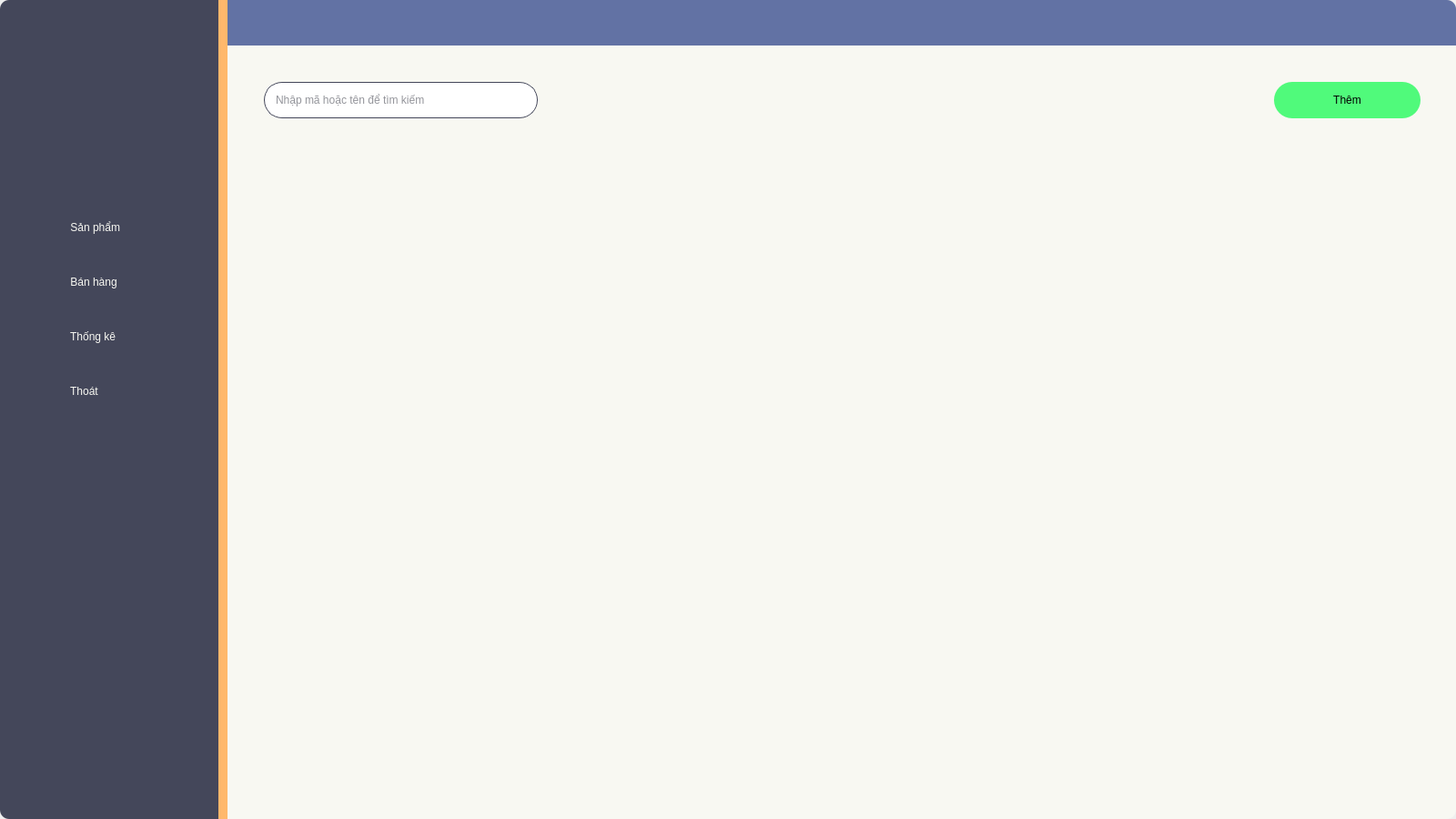
<?xml version="1.0" encoding="UTF-8"?>
<ui version="4.0">
 <class>Program</class>
 <widget class="QWidget" name="Program">
  <property name="geometry">
   <rect>
    <x>0</x>
    <y>0</y>
    <width>1600</width>
    <height>900</height>
   </rect>
  </property>
  <property name="maximumSize">
   <size>
    <width>1600</width>
    <height>900</height>
   </size>
  </property>
  <property name="font">
   <font>
    <pointsize>9</pointsize>
   </font>
  </property>
  <property name="cursor">
   <cursorShape>ArrowCursor</cursorShape>
  </property>
  <property name="focusPolicy">
   <enum>Qt::ClickFocus</enum>
  </property>
  <property name="windowTitle">
   <string>Form</string>
  </property>
  <property name="layoutDirection">
   <enum>Qt::LeftToRight</enum>
  </property>
  <property name="styleSheet">
   <string notr="true">QWidget#QWProgram{
background-color: rgb(248, 248, 242);
border-radius: 10px;
}
QLabel{
font: 12pt &quot;MS Shell Dlg 2&quot;;
color: rgb(40, 42, 48);
}
QStackedWidget{
border-bottom-right-radius: 10px;
}
QFrame#QFMenu{
background-color: rgb(68, 71, 90);
border-right: 10px solid rgb(255, 184, 108);
border-top-left-radius: 10px;
border-bottom-left-radius: 10px;
}
QLabel#QLTitle{
background-color: rgb(98, 114, 164);
border-top-right-radius: 10px;
color: rgb(242, 242, 248);
font: 12pt &quot;MS Shell Dlg 2&quot;;
text-align: center;
}
QPushButton#QPBProduct, #QPBSell, #QPBStatistics, #QPBExit{
color: rgb(248, 248, 242);
background-color: rgba(0, 0, 0, 0);
height: 60px;
width: 170px;
font: 12pt &quot;MS Shell Dlg 2&quot;;
text-align: left;
padding-left: 15px;
border-top-left-radius: 30px;
border-bottom-left-radius: 30px;
}
QPushButton#QPBProduct:hover, #QPBSell:hover, 
#QPBStatistics:hover, #QPBExit:hover{
font: 13pt &quot;MS Shell Dlg 2&quot;;
}
QLineEdit{
background-color: rgb(255, 255, 255);
border: 1px solid rgb(68, 71, 90);
border-radius: 5px;
height: 30px;
color: rgb(40, 42, 54);
font: 12pt &quot;MS Shell Dlg 2&quot;;
}
QTableWidget{
border: none;
background-color: rgba(255, 255, 255, 0);
}
QTableWidget::item{
background-color: rgb(255, 255, 255);
font: 12pt &quot;MS Shell Dlg 2&quot;;
border-bottom: 1px solid rgb(68, 71, 90);
border-left: 1px solid rgb(68, 71, 90);
color: rgb(40, 42, 48);
padding-left: 5px;
}
QTableWidget QHeaderView::section{
background-color: rgb(68, 71, 90);
border: none;
color: rgb(248, 248, 242);
font: 12pt &quot;MS Shell Dlg 2&quot;;
padding: 5px;
}
QTableWidget::item:selected {
background: rgba(40, 42, 54, 50);
}
QScrollBar:vertical {
border: 2px solid rgb(68, 71, 90);
background: rgb(98, 114, 164);
width: 10px;
margin: 42px 0 42px 0;
}
QScrollBar::handle:vertical {
background: white;
min-height: 20px;
border-radius: 3px;
}
QScrollBar::add-line:vertical {
border: 2px solid rgb(68, 71, 90);
background: rgb(98, 114, 164);
height: 40px;
subcontrol-position: bottom;
subcontrol-origin: margin;
}

QScrollBar::sub-line:vertical {
border: 2px solid rgb(68, 71, 90);
background: rgb(98, 114, 164);
height: 40px;
subcontrol-position: top;
subcontrol-origin: margin;
}
QScrollBar::up-arrow:vertical, QScrollBar::down-arrow:vertical {
none;
}
QScrollBar::add-page:vertical, QScrollBar::sub-page:vertical {
background: none;
}</string>
  </property>
  <widget class="QWidget" name="QWProgram" native="true">
   <property name="geometry">
    <rect>
     <x>0</x>
     <y>0</y>
     <width>1600</width>
     <height>900</height>
    </rect>
   </property>
   <widget class="QFrame" name="QFMenu">
    <property name="geometry">
     <rect>
      <x>0</x>
      <y>0</y>
      <width>250</width>
      <height>900</height>
     </rect>
    </property>
    <property name="font">
     <font>
      <stylestrategy>PreferDefault</stylestrategy>
     </font>
    </property>
    <property name="frameShape">
     <enum>QFrame::StyledPanel</enum>
    </property>
    <property name="frameShadow">
     <enum>QFrame::Raised</enum>
    </property>
    <property name="lineWidth">
     <number>0</number>
    </property>
    <widget class="QWidget" name="verticalLayoutWidget">
     <property name="geometry">
      <rect>
       <x>59</x>
       <y>220</y>
       <width>201</width>
       <height>242</height>
      </rect>
     </property>
     <layout class="QVBoxLayout" name="QVBLMenu">
      <property name="spacing">
       <number>0</number>
      </property>
      <item>
       <widget class="QPushButton" name="QPBProduct">
        <property name="layoutDirection">
         <enum>Qt::LeftToRight</enum>
        </property>
        <property name="autoFillBackground">
         <bool>false</bool>
        </property>
        <property name="text">
         <string> Sản phẩm</string>
        </property>
        <property name="icon">
         <iconset resource="src.qrc">
          <normaloff>:/newPrefix/icon/product.png</normaloff>:/newPrefix/icon/product.png</iconset>
        </property>
        <property name="iconSize">
         <size>
          <width>20</width>
          <height>20</height>
         </size>
        </property>
       </widget>
      </item>
      <item>
       <widget class="QPushButton" name="QPBSell">
        <property name="layoutDirection">
         <enum>Qt::LeftToRight</enum>
        </property>
        <property name="autoFillBackground">
         <bool>false</bool>
        </property>
        <property name="text">
         <string> Bán hàng</string>
        </property>
        <property name="icon">
         <iconset resource="src.qrc">
          <normaloff>:/newPrefix/icon/billing.png</normaloff>:/newPrefix/icon/billing.png</iconset>
        </property>
        <property name="iconSize">
         <size>
          <width>20</width>
          <height>20</height>
         </size>
        </property>
       </widget>
      </item>
      <item>
       <widget class="QPushButton" name="QPBStatistics">
        <property name="layoutDirection">
         <enum>Qt::LeftToRight</enum>
        </property>
        <property name="autoFillBackground">
         <bool>false</bool>
        </property>
        <property name="text">
         <string> Thống kê</string>
        </property>
        <property name="icon">
         <iconset resource="src.qrc">
          <normaloff>:/newPrefix/icon/statistics.png</normaloff>:/newPrefix/icon/statistics.png</iconset>
        </property>
        <property name="iconSize">
         <size>
          <width>20</width>
          <height>20</height>
         </size>
        </property>
       </widget>
      </item>
      <item>
       <widget class="QPushButton" name="QPBExit">
        <property name="layoutDirection">
         <enum>Qt::LeftToRight</enum>
        </property>
        <property name="autoFillBackground">
         <bool>false</bool>
        </property>
        <property name="text">
         <string> Thoát</string>
        </property>
        <property name="icon">
         <iconset resource="src.qrc">
          <normaloff>:/newPrefix/icon/logout.png</normaloff>:/newPrefix/icon/logout.png</iconset>
        </property>
        <property name="iconSize">
         <size>
          <width>20</width>
          <height>20</height>
         </size>
        </property>
       </widget>
      </item>
     </layout>
    </widget>
   </widget>
   <widget class="QLabel" name="QLTitle">
    <property name="geometry">
     <rect>
      <x>250</x>
      <y>0</y>
      <width>1350</width>
      <height>50</height>
     </rect>
    </property>
    <property name="text">
     <string>&lt;html&gt;&lt;head/&gt;&lt;body&gt;&lt;p&gt;&lt;br/&gt;&lt;/p&gt;&lt;/body&gt;&lt;/html&gt;</string>
    </property>
    <property name="alignment">
     <set>Qt::AlignCenter</set>
    </property>
   </widget>
   <widget class="QStackedWidget" name="QSW">
    <property name="geometry">
     <rect>
      <x>250</x>
      <y>50</y>
      <width>1350</width>
      <height>850</height>
     </rect>
    </property>
    <property name="lineWidth">
     <number>0</number>
    </property>
    <property name="midLineWidth">
     <number>0</number>
    </property>
    <property name="currentIndex">
     <number>0</number>
    </property>
    <widget class="QWidget" name="QWProduct">
     <widget class="QTableWidget" name="QTWProduct">
      <property name="geometry">
       <rect>
        <x>40</x>
        <y>100</y>
        <width>1271</width>
        <height>701</height>
       </rect>
      </property>
      <property name="font">
       <font>
        <family>MS Shell Dlg 2</family>
        <pointsize>11</pointsize>
        <weight>50</weight>
        <italic>false</italic>
        <bold>false</bold>
        <strikeout>false</strikeout>
       </font>
      </property>
      <property name="mouseTracking">
       <bool>false</bool>
      </property>
      <property name="tabletTracking">
       <bool>false</bool>
      </property>
      <property name="focusPolicy">
       <enum>Qt::StrongFocus</enum>
      </property>
      <property name="acceptDrops">
       <bool>false</bool>
      </property>
      <property name="autoFillBackground">
       <bool>false</bool>
      </property>
      <property name="frameShadow">
       <enum>QFrame::Sunken</enum>
      </property>
      <property name="verticalScrollBarPolicy">
       <enum>Qt::ScrollBarAsNeeded</enum>
      </property>
      <property name="horizontalScrollBarPolicy">
       <enum>Qt::ScrollBarAlwaysOff</enum>
      </property>
      <property name="editTriggers">
       <set>QAbstractItemView::NoEditTriggers</set>
      </property>
      <property name="dragEnabled">
       <bool>false</bool>
      </property>
      <property name="alternatingRowColors">
       <bool>false</bool>
      </property>
      <property name="selectionBehavior">
       <enum>QAbstractItemView::SelectRows</enum>
      </property>
      <property name="verticalScrollMode">
       <enum>QAbstractItemView::ScrollPerPixel</enum>
      </property>
      <property name="horizontalScrollMode">
       <enum>QAbstractItemView::ScrollPerPixel</enum>
      </property>
      <property name="showGrid">
       <bool>false</bool>
      </property>
      <property name="gridStyle">
       <enum>Qt::NoPen</enum>
      </property>
      <property name="sortingEnabled">
       <bool>false</bool>
      </property>
      <attribute name="horizontalHeaderVisible">
       <bool>false</bool>
      </attribute>
      <attribute name="horizontalHeaderCascadingSectionResizes">
       <bool>true</bool>
      </attribute>
      <attribute name="horizontalHeaderDefaultSectionSize">
       <number>100</number>
      </attribute>
      <attribute name="horizontalHeaderHighlightSections">
       <bool>true</bool>
      </attribute>
      <attribute name="horizontalHeaderMinimumSectionSize">
       <number>40</number>
      </attribute>
      <attribute name="horizontalHeaderShowSortIndicator" stdset="0">
       <bool>false</bool>
      </attribute>
      <attribute name="horizontalHeaderStretchLastSection">
       <bool>true</bool>
      </attribute>
      <attribute name="verticalHeaderVisible">
       <bool>false</bool>
      </attribute>
      <attribute name="verticalHeaderCascadingSectionResizes">
       <bool>false</bool>
      </attribute>
      <attribute name="verticalHeaderDefaultSectionSize">
       <number>40</number>
      </attribute>
      <attribute name="verticalHeaderHighlightSections">
       <bool>true</bool>
      </attribute>
      <attribute name="verticalHeaderMinimumSectionSize">
       <number>40</number>
      </attribute>
      <attribute name="verticalHeaderShowSortIndicator" stdset="0">
       <bool>false</bool>
      </attribute>
      <attribute name="verticalHeaderStretchLastSection">
       <bool>false</bool>
      </attribute>
      <column>
       <property name="text">
        <string>Ảnh</string>
       </property>
      </column>
      <column>
       <property name="text">
        <string>Mã sữa</string>
       </property>
      </column>
      <column>
       <property name="text">
        <string>Tên sữa</string>
       </property>
      </column>
      <column>
       <property name="text">
        <string>Tên công ty sản xuất</string>
       </property>
      </column>
      <column>
       <property name="text">
        <string>Quy cách hàng hóa</string>
       </property>
      </column>
      <column>
       <property name="text">
        <string>Đơn giá</string>
       </property>
      </column>
      <column>
       <property name="text">
        <string>Số lượng</string>
       </property>
      </column>
      <column>
       <property name="text">
        <string>Hành động</string>
       </property>
      </column>
     </widget>
     <widget class="QLineEdit" name="QLESearchProduct">
      <property name="geometry">
       <rect>
        <x>40</x>
        <y>40</y>
        <width>301</width>
        <height>40</height>
       </rect>
      </property>
      <property name="maximumSize">
       <size>
        <width>400</width>
        <height>16777215</height>
       </size>
      </property>
      <property name="layoutDirection">
       <enum>Qt::LeftToRight</enum>
      </property>
      <property name="styleSheet">
       <string notr="true">border-radius: 20px;
font: 12pt &quot;MS Shell Dlg 2&quot;;
padding-left: 10px;
padding-right: 10px;
</string>
      </property>
      <property name="placeholderText">
       <string>Nhập mã hoặc tên để tìm kiếm</string>
      </property>
     </widget>
     <widget class="QPushButton" name="QPBAddProduct">
      <property name="geometry">
       <rect>
        <x>1150</x>
        <y>40</y>
        <width>161</width>
        <height>40</height>
       </rect>
      </property>
      <property name="focusPolicy">
       <enum>Qt::TabFocus</enum>
      </property>
      <property name="styleSheet">
       <string notr="true">background-color: rgb(80, 250, 123);
height: 40px;
font: 12pt &quot;MS Shell Dlg 2&quot;;
border-radius: 20px;</string>
      </property>
      <property name="text">
       <string>Thêm</string>
      </property>
      <property name="icon">
       <iconset resource="src.qrc">
        <normaloff>:/newPrefix/icon/addproduct.png</normaloff>:/newPrefix/icon/addproduct.png</iconset>
      </property>
      <property name="iconSize">
       <size>
        <width>25</width>
        <height>25</height>
       </size>
      </property>
     </widget>
    </widget>
    <widget class="QWidget" name="QWSell">
     <widget class="QTableWidget" name="QTWProductToOrder">
      <property name="geometry">
       <rect>
        <x>70</x>
        <y>150</y>
        <width>1211</width>
        <height>651</height>
       </rect>
      </property>
      <property name="font">
       <font>
        <family>MS Shell Dlg 2</family>
        <pointsize>11</pointsize>
        <weight>50</weight>
        <italic>false</italic>
        <bold>false</bold>
        <strikeout>false</strikeout>
       </font>
      </property>
      <property name="mouseTracking">
       <bool>false</bool>
      </property>
      <property name="tabletTracking">
       <bool>false</bool>
      </property>
      <property name="focusPolicy">
       <enum>Qt::StrongFocus</enum>
      </property>
      <property name="acceptDrops">
       <bool>false</bool>
      </property>
      <property name="autoFillBackground">
       <bool>false</bool>
      </property>
      <property name="styleSheet">
       <string notr="true">QTableWidget::item{
background-color: rgb(255, 255, 255);
border: none;
font: 10pt &quot;MS Shell Dlg 2&quot;;
color: rgb(40, 42, 48);
padding: 0;
margin: 5px;
margin-top: 0;
margin-bottom: 10px;
}</string>
      </property>
      <property name="frameShadow">
       <enum>QFrame::Sunken</enum>
      </property>
      <property name="verticalScrollBarPolicy">
       <enum>Qt::ScrollBarAsNeeded</enum>
      </property>
      <property name="horizontalScrollBarPolicy">
       <enum>Qt::ScrollBarAlwaysOff</enum>
      </property>
      <property name="editTriggers">
       <set>QAbstractItemView::NoEditTriggers</set>
      </property>
      <property name="dragEnabled">
       <bool>false</bool>
      </property>
      <property name="alternatingRowColors">
       <bool>false</bool>
      </property>
      <property name="selectionBehavior">
       <enum>QAbstractItemView::SelectItems</enum>
      </property>
      <property name="verticalScrollMode">
       <enum>QAbstractItemView::ScrollPerPixel</enum>
      </property>
      <property name="horizontalScrollMode">
       <enum>QAbstractItemView::ScrollPerPixel</enum>
      </property>
      <property name="showGrid">
       <bool>false</bool>
      </property>
      <property name="gridStyle">
       <enum>Qt::NoPen</enum>
      </property>
      <property name="sortingEnabled">
       <bool>false</bool>
      </property>
      <attribute name="horizontalHeaderVisible">
       <bool>false</bool>
      </attribute>
      <attribute name="horizontalHeaderCascadingSectionResizes">
       <bool>true</bool>
      </attribute>
      <attribute name="horizontalHeaderDefaultSectionSize">
       <number>300</number>
      </attribute>
      <attribute name="horizontalHeaderHighlightSections">
       <bool>true</bool>
      </attribute>
      <attribute name="horizontalHeaderMinimumSectionSize">
       <number>40</number>
      </attribute>
      <attribute name="horizontalHeaderShowSortIndicator" stdset="0">
       <bool>false</bool>
      </attribute>
      <attribute name="horizontalHeaderStretchLastSection">
       <bool>true</bool>
      </attribute>
      <attribute name="verticalHeaderVisible">
       <bool>false</bool>
      </attribute>
      <attribute name="verticalHeaderCascadingSectionResizes">
       <bool>false</bool>
      </attribute>
      <attribute name="verticalHeaderDefaultSectionSize">
       <number>400</number>
      </attribute>
      <attribute name="verticalHeaderHighlightSections">
       <bool>true</bool>
      </attribute>
      <attribute name="verticalHeaderMinimumSectionSize">
       <number>40</number>
      </attribute>
      <attribute name="verticalHeaderShowSortIndicator" stdset="0">
       <bool>false</bool>
      </attribute>
      <attribute name="verticalHeaderStretchLastSection">
       <bool>false</bool>
      </attribute>
      <column>
       <property name="text">
        <string/>
       </property>
      </column>
      <column>
       <property name="text">
        <string/>
       </property>
      </column>
      <column>
       <property name="text">
        <string/>
       </property>
      </column>
      <column>
       <property name="text">
        <string/>
       </property>
      </column>
     </widget>
     <widget class="QLineEdit" name="QLESearchProductToOrder">
      <property name="geometry">
       <rect>
        <x>75</x>
        <y>50</y>
        <width>301</width>
        <height>40</height>
       </rect>
      </property>
      <property name="maximumSize">
       <size>
        <width>400</width>
        <height>16777215</height>
       </size>
      </property>
      <property name="layoutDirection">
       <enum>Qt::LeftToRight</enum>
      </property>
      <property name="styleSheet">
       <string notr="true">border-radius: 20px;
font: 12pt &quot;MS Shell Dlg 2&quot;;
padding-left: 10px;
padding-right: 10px;
</string>
      </property>
      <property name="placeholderText">
       <string>Nhập mã hoặc tên để tìm kiếm</string>
      </property>
     </widget>
     <widget class="QPushButton" name="QPBCart">
      <property name="geometry">
       <rect>
        <x>1130</x>
        <y>50</y>
        <width>151</width>
        <height>41</height>
       </rect>
      </property>
      <property name="layoutDirection">
       <enum>Qt::RightToLeft</enum>
      </property>
      <property name="styleSheet">
       <string notr="true">background-color: rgb(80, 250, 123);
height: 40px;
font: 12pt &quot;MS Shell Dlg 2&quot;;
border-radius: 20px;
padding-left: 25px;
padding-right: 10px;</string>
      </property>
      <property name="text">
       <string>Giỏ hàng</string>
      </property>
      <property name="icon">
       <iconset resource="src.qrc">
        <normaloff>:/newPrefix/icon/cart.png</normaloff>:/newPrefix/icon/cart.png</iconset>
      </property>
      <property name="iconSize">
       <size>
        <width>30</width>
        <height>30</height>
       </size>
      </property>
     </widget>
     <widget class="QLabel" name="QLCountProductToBill">
      <property name="geometry">
       <rect>
        <x>1248</x>
        <y>43</y>
        <width>16</width>
        <height>16</height>
       </rect>
      </property>
      <property name="styleSheet">
       <string notr="true">font: 7pt &quot;MS Shell Dlg 2&quot;;
text-align: center;
background-color: rgb(255, 85, 85);
color: rgb(248, 248, 242);
font-weight: bold;
border-radius: 8px;</string>
      </property>
      <property name="text">
       <string>&lt;html&gt;&lt;head/&gt;&lt;body&gt;&lt;p align=&quot;center&quot;&gt;&lt;span style=&quot; font-size:6pt;&quot;&gt;1&lt;/span&gt;&lt;/p&gt;&lt;/body&gt;&lt;/html&gt;</string>
      </property>
      <property name="scaledContents">
       <bool>true</bool>
      </property>
      <property name="alignment">
       <set>Qt::AlignCenter</set>
      </property>
     </widget>
     <widget class="QLabel" name="QLProductList">
      <property name="geometry">
       <rect>
        <x>75</x>
        <y>99</y>
        <width>1206</width>
        <height>51</height>
       </rect>
      </property>
      <property name="styleSheet">
       <string notr="true">background-color: rgb(98, 114, 164);
color: rgb(248, 248, 242);</string>
      </property>
      <property name="text">
       <string>&lt;html&gt;&lt;head/&gt;&lt;body&gt;&lt;p align=&quot;center&quot;&gt;&lt;span style=&quot; font-size:16pt; font-weight:600;&quot;&gt;Danh sách sản phẩm&lt;/span&gt;&lt;/p&gt;&lt;/body&gt;&lt;/html&gt;</string>
      </property>
     </widget>
    </widget>
    <widget class="QWidget" name="QWBillDetails">
     <widget class="QTableWidget" name="QTWBillDetails">
      <property name="geometry">
       <rect>
        <x>70</x>
        <y>70</y>
        <width>1211</width>
        <height>581</height>
       </rect>
      </property>
      <property name="horizontalScrollBarPolicy">
       <enum>Qt::ScrollBarAlwaysOff</enum>
      </property>
      <property name="verticalScrollMode">
       <enum>QAbstractItemView::ScrollPerPixel</enum>
      </property>
      <property name="horizontalScrollMode">
       <enum>QAbstractItemView::ScrollPerPixel</enum>
      </property>
      <attribute name="horizontalHeaderVisible">
       <bool>false</bool>
      </attribute>
      <attribute name="horizontalHeaderCascadingSectionResizes">
       <bool>true</bool>
      </attribute>
      <attribute name="horizontalHeaderHighlightSections">
       <bool>true</bool>
      </attribute>
      <attribute name="horizontalHeaderShowSortIndicator" stdset="0">
       <bool>true</bool>
      </attribute>
      <attribute name="horizontalHeaderStretchLastSection">
       <bool>true</bool>
      </attribute>
      <attribute name="verticalHeaderVisible">
       <bool>false</bool>
      </attribute>
      <attribute name="verticalHeaderCascadingSectionResizes">
       <bool>true</bool>
      </attribute>
      <attribute name="verticalHeaderHighlightSections">
       <bool>true</bool>
      </attribute>
      <attribute name="verticalHeaderShowSortIndicator" stdset="0">
       <bool>true</bool>
      </attribute>
      <attribute name="verticalHeaderStretchLastSection">
       <bool>false</bool>
      </attribute>
      <column>
       <property name="text">
        <string>Ảnh</string>
       </property>
      </column>
      <column>
       <property name="text">
        <string>Tên sữa</string>
       </property>
      </column>
      <column>
       <property name="text">
        <string>Số lượng</string>
       </property>
      </column>
      <column>
       <property name="text">
        <string>Đơn giá</string>
       </property>
      </column>
      <column>
       <property name="text">
        <string>Thành tiền</string>
       </property>
      </column>
      <column>
       <property name="text">
        <string>Xóa</string>
       </property>
      </column>
     </widget>
     <widget class="QPushButton" name="QPBPay">
      <property name="geometry">
       <rect>
        <x>1110</x>
        <y>760</y>
        <width>171</width>
        <height>41</height>
       </rect>
      </property>
      <property name="styleSheet">
       <string notr="true">background-color: rgb(80, 250, 123);
height: 40px;
font: 12pt &quot;MS Shell Dlg 2&quot;;
border-radius: 20px;
padding-left: 25px;
padding-right: 10px;</string>
      </property>
      <property name="text">
       <string>Thanh toán</string>
      </property>
      <property name="icon">
       <iconset resource="src.qrc">
        <normaloff>:/newPrefix/icon/pay.png</normaloff>:/newPrefix/icon/pay.png</iconset>
      </property>
      <property name="iconSize">
       <size>
        <width>25</width>
        <height>25</height>
       </size>
      </property>
     </widget>
     <widget class="QLabel" name="QLTotalPrice">
      <property name="geometry">
       <rect>
        <x>960</x>
        <y>680</y>
        <width>121</width>
        <height>41</height>
       </rect>
      </property>
      <property name="text">
       <string>&lt;html&gt;&lt;head/&gt;&lt;body&gt;&lt;p&gt;&lt;span style=&quot; font-weight:600;&quot;&gt;Thành tiền:&lt;/span&gt;&lt;/p&gt;&lt;/body&gt;&lt;/html&gt;</string>
      </property>
     </widget>
     <widget class="QLabel" name="QLTotalPriceNumeric">
      <property name="geometry">
       <rect>
        <x>1090</x>
        <y>680</y>
        <width>191</width>
        <height>41</height>
       </rect>
      </property>
      <property name="text">
       <string/>
      </property>
     </widget>
    </widget>
    <widget class="QWidget" name="QWStaticstics">
     <widget class="QTableWidget" name="QTWStaticstics">
      <property name="geometry">
       <rect>
        <x>40</x>
        <y>100</y>
        <width>1271</width>
        <height>701</height>
       </rect>
      </property>
      <property name="font">
       <font>
        <family>MS Shell Dlg 2</family>
        <pointsize>11</pointsize>
        <weight>50</weight>
        <italic>false</italic>
        <bold>false</bold>
        <strikeout>false</strikeout>
       </font>
      </property>
      <property name="mouseTracking">
       <bool>false</bool>
      </property>
      <property name="tabletTracking">
       <bool>false</bool>
      </property>
      <property name="focusPolicy">
       <enum>Qt::StrongFocus</enum>
      </property>
      <property name="acceptDrops">
       <bool>false</bool>
      </property>
      <property name="autoFillBackground">
       <bool>false</bool>
      </property>
      <property name="frameShadow">
       <enum>QFrame::Sunken</enum>
      </property>
      <property name="verticalScrollBarPolicy">
       <enum>Qt::ScrollBarAsNeeded</enum>
      </property>
      <property name="horizontalScrollBarPolicy">
       <enum>Qt::ScrollBarAlwaysOff</enum>
      </property>
      <property name="editTriggers">
       <set>QAbstractItemView::AllEditTriggers</set>
      </property>
      <property name="dragEnabled">
       <bool>false</bool>
      </property>
      <property name="alternatingRowColors">
       <bool>false</bool>
      </property>
      <property name="selectionBehavior">
       <enum>QAbstractItemView::SelectRows</enum>
      </property>
      <property name="verticalScrollMode">
       <enum>QAbstractItemView::ScrollPerPixel</enum>
      </property>
      <property name="horizontalScrollMode">
       <enum>QAbstractItemView::ScrollPerPixel</enum>
      </property>
      <property name="showGrid">
       <bool>false</bool>
      </property>
      <property name="gridStyle">
       <enum>Qt::NoPen</enum>
      </property>
      <property name="sortingEnabled">
       <bool>false</bool>
      </property>
      <attribute name="horizontalHeaderVisible">
       <bool>false</bool>
      </attribute>
      <attribute name="horizontalHeaderCascadingSectionResizes">
       <bool>true</bool>
      </attribute>
      <attribute name="horizontalHeaderDefaultSectionSize">
       <number>200</number>
      </attribute>
      <attribute name="horizontalHeaderHighlightSections">
       <bool>true</bool>
      </attribute>
      <attribute name="horizontalHeaderMinimumSectionSize">
       <number>40</number>
      </attribute>
      <attribute name="horizontalHeaderShowSortIndicator" stdset="0">
       <bool>false</bool>
      </attribute>
      <attribute name="horizontalHeaderStretchLastSection">
       <bool>true</bool>
      </attribute>
      <attribute name="verticalHeaderVisible">
       <bool>false</bool>
      </attribute>
      <attribute name="verticalHeaderCascadingSectionResizes">
       <bool>false</bool>
      </attribute>
      <attribute name="verticalHeaderDefaultSectionSize">
       <number>40</number>
      </attribute>
      <attribute name="verticalHeaderHighlightSections">
       <bool>true</bool>
      </attribute>
      <attribute name="verticalHeaderMinimumSectionSize">
       <number>40</number>
      </attribute>
      <attribute name="verticalHeaderShowSortIndicator" stdset="0">
       <bool>false</bool>
      </attribute>
      <attribute name="verticalHeaderStretchLastSection">
       <bool>false</bool>
      </attribute>
      <row>
       <property name="text">
        <string>New Row</string>
       </property>
      </row>
      <row>
       <property name="text">
        <string>New Row</string>
       </property>
      </row>
      <row>
       <property name="text">
        <string>New Row</string>
       </property>
      </row>
      <row>
       <property name="text">
        <string>New Row</string>
       </property>
      </row>
      <row>
       <property name="text">
        <string>New Row</string>
       </property>
      </row>
      <row>
       <property name="text">
        <string>New Row</string>
       </property>
      </row>
      <row>
       <property name="text">
        <string>New Row</string>
       </property>
      </row>
      <row>
       <property name="text">
        <string>New Row</string>
       </property>
      </row>
      <row>
       <property name="text">
        <string>New Row</string>
       </property>
      </row>
      <row>
       <property name="text">
        <string>New Row</string>
       </property>
      </row>
      <row>
       <property name="text">
        <string>New Row</string>
       </property>
      </row>
      <row>
       <property name="text">
        <string>New Row</string>
       </property>
      </row>
      <row>
       <property name="text">
        <string>New Row</string>
       </property>
      </row>
      <row>
       <property name="text">
        <string>New Row</string>
       </property>
      </row>
      <row>
       <property name="text">
        <string>New Row</string>
       </property>
      </row>
      <row>
       <property name="text">
        <string>New Row</string>
       </property>
      </row>
      <row>
       <property name="text">
        <string>New Row</string>
       </property>
      </row>
      <row>
       <property name="text">
        <string>New Row</string>
       </property>
      </row>
      <row>
       <property name="text">
        <string>New Row</string>
       </property>
      </row>
      <column>
       <property name="text">
        <string>Mã sữa</string>
       </property>
      </column>
      <column>
       <property name="text">
        <string>Tên sữa</string>
       </property>
      </column>
      <column>
       <property name="text">
        <string>Tên công ty sản xuất</string>
       </property>
      </column>
      <column>
       <property name="text">
        <string>Quy cách hàng hóa</string>
       </property>
      </column>
      <column>
       <property name="text">
        <string>Đơn giá</string>
       </property>
      </column>
      <column>
       <property name="text">
        <string>Số lượng tồn kho</string>
       </property>
      </column>
     </widget>
    </widget>
   </widget>
  </widget>
 </widget>
 <tabstops>
  <tabstop>QPBProduct</tabstop>
  <tabstop>QPBSell</tabstop>
 </tabstops>
 <resources>
  <include location="src.qrc"/>
 </resources>
 <connections/>
</ui>
